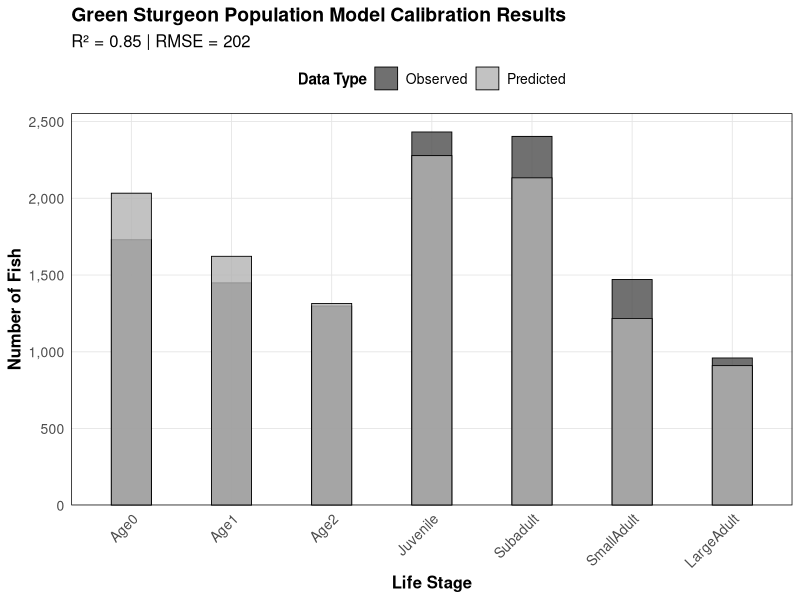
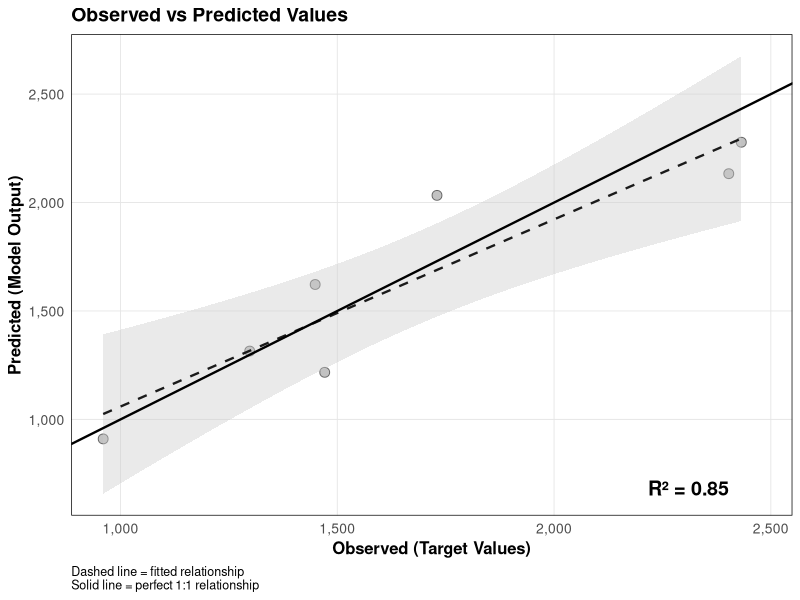
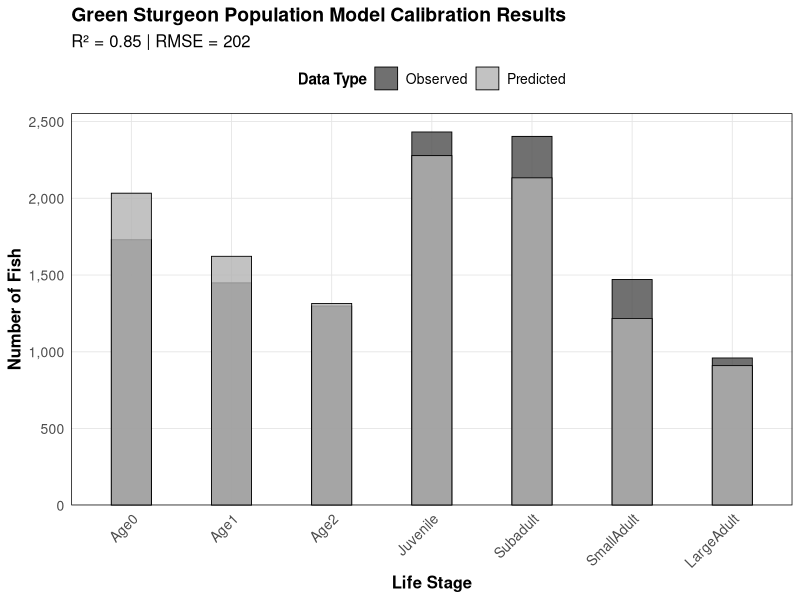
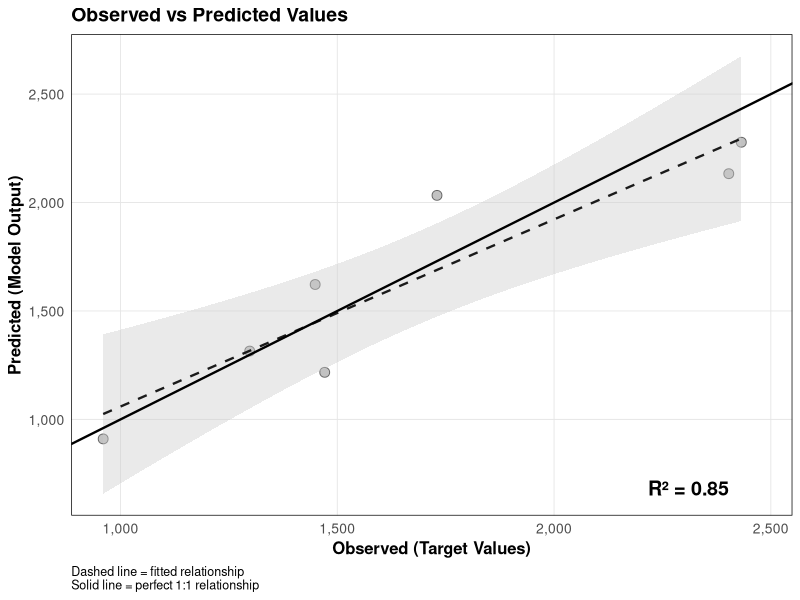

R code for these plots, in order:
library(ggplot2)
library(scales)

# Put in the data
observed <- c(1730, 1449, 1298, 2432, 2403, 1471, 960)  # Target values from Dudley et al. 2024
predicted <- c(2033, 1622, 1315, 2278, 2133, 1217, 910)  # My best calibration results
life_stages <- c("Age0", "Age1", "Age2", "Juvenile", "Subadult", "SmallAdult", "LargeAdult")

# Put everything into a dataframe
cal_data <- data.frame(
  LifeStage = factor(life_stages, levels = life_stages),
  Observed = observed,
  Predicted = predicted
)

# Calc R-squared and RMSE
correlation <- cor(observed, predicted)
r_squared <- correlation^2
rmse <- sqrt(mean((observed - predicted)^2))

# color palette for plotting
grayscale_colors <- c("Observed" = "gray30",
                      "Predicted" = "gray70")

# Figure 2 for Manuscript
p1 <- ggplot(cal_data, aes(x = LifeStage)) +
  geom_col(aes(y = Observed, fill = "Observed"),
           position = position_dodge(width = 0.8),
           width = 0.4, alpha = 0.8,
           color = "black", size = 0.3) +  # Add black outline
  geom_col(aes(y = Predicted, fill = "Predicted"),
           position = position_dodge(width = 0.8),
           width = 0.4, alpha = 0.8,
           color = "black", size = 0.3) +  # Add black outline
  scale_fill_manual(values = grayscale_colors) +
  labs(
    title = "Green Sturgeon Population Model Calibration Results",
    subtitle = paste0("R² = ", round(r_squared, 3), " | RMSE = ", round(rmse, 0)),
    x = "Life Stage",
    y = "Number of Fish",
    fill = "Data Type"
  ) +
  theme_minimal() +
  theme(
    axis.text.x = element_text(angle = 45, hjust = 1, size = 10),
    axis.text.y = element_text(size = 10),
    axis.title = element_text(size = 12, face = "bold"),
    legend.position = "top",
    legend.text = element_text(size = 10),
    legend.title = element_text(size = 11, face = "bold"),
    plot.title = element_text(size = 14, face = "bold"),
    plot.subtitle = element_text(size = 12),
    panel.grid.major = element_line(color = "gray90", size = 0.3),
    panel.grid.minor = element_blank(),
    panel.border = element_rect(color = "black", fill = NA, size = 0.5)
  ) +
  scale_y_continuous(labels = comma_format(), expand = expansion(mult = c(0, 0.05)))

print(p1)

# Observed vs predicted scatter plot (Not sure if I'll use this one yet)
p2 <- ggplot(cal_data, aes(x = Observed, y = Predicted)) +
  geom_point(size = 3, color = "gray30", alpha = 0.8,
             stroke = 0.5, fill = "gray70", shape = 21) +  # Use filled circles
  geom_smooth(method = "lm", se = TRUE, color = "gray10",
              fill = "gray80", linetype = "dashed", size = 0.8) +
  geom_abline(slope = 1, intercept = 0, color = "black",
              linetype = "solid", size = 0.8) +
  annotate("text", x = max(observed) * 0.95, y = max(predicted) * 0.3,
           label = paste0("R² = ", round(r_squared, 3)),
           size = 5, fontface = "bold") +
  labs(
    title = "Observed vs Predicted Values",
    x = "Observed (Target Values)",
    y = "Predicted (Model Output)",
    caption = "Dashed line = fitted relationship\nSolid line = perfect 1:1 relationship"
  ) +
  theme_minimal() +
  theme(
    axis.text = element_text(size = 10),
    axis.title = element_text(size = 12, face = "bold"),
    plot.title = element_text(size = 14, face = "bold"),
    plot.caption = element_text(size = 9, hjust = 0),
    panel.grid.major = element_line(color = "gray90", size = 0.3),
    panel.grid.minor = element_blank(),
    panel.border = element_rect(color = "black", fill = NA, size = 0.5)
  ) +
  scale_x_continuous(labels = comma_format(), expand = expansion(mult = c(0.05, 0.08))) +
  scale_y_continuous(labels = comma_format())


print(p2)

# Print summary statistics
cat("=== CALIBRATION SUMMARY ===\n")
cat("R-squared:", round(r_squared, 3), "\n")
cat("Correlation:", round(correlation, 3), "\n")
cat("RMSE:", round(rmse, 0), "\n")
cat("Mean Absolute Error:", round(mean(abs(observed - predicted)), 0), "\n")
cat("Mean Percent Error:", round(mean(abs((predicted - observed)/observed) * 100), 1), "%\n")

# Create summary table for Supplement
cal_data$Difference <- predicted - observed
cal_data$Percent_Error <- round((cal_data$Difference / cal_data$Observed) * 100, 1)
print(cal_data)

#Print to .png for publication
ggsave("calibration_Fig.png",
       plot = p1,
       width = 10,
       height = 6,
       dpi = 300,
       units = "in")

# Save the second plot (observed vs predicted scatter)
ggsave("CalibFig_Supplement.png",
       plot = p2,
       width = 8,
       height = 6,
       dpi = 300,
       units = "in")
